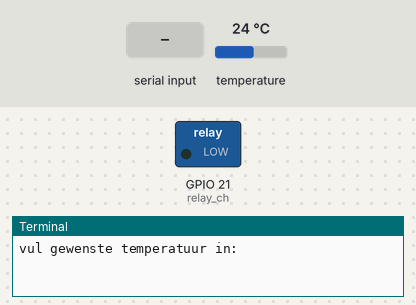
Bench run of a program on a simulated Raspberry Pi (BCM pin numbers). Parts: switched loads named in the program (green lamp = pin HIGH), the last lines printed to the terminal. The test bench sets the inputs (shaded band); at power-on: temperature 24 °C.

Above: at 1.2 s.
1.3 s: "5" typed at the terminal, then Enter
At 3.2 s:
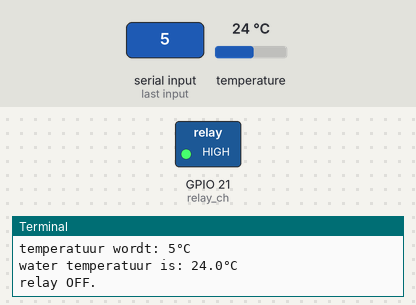
3.5 s: temperature set to 12 °C
5.0 s: temperature set to 19 °C
Timing chart, 0 to 8.0 s (numbered marks = the images above; inputs shaded):
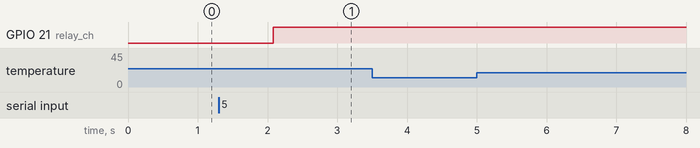

Measured:
- after the input at 1.3 s, GPIO 21 (relay_ch): LOW → HIGH after 0.78 s

The program:

controller_v1.py
```python
import time
import RPi.GPIO as GPIO
import datetime
import os
import glob

def read_temp_raw():
	os.system('modprobe w1-gpio')
	os.system('modprobe w1-therm')

	base_dir = '/sys/bus/w1/devices/'
	device_folder = glob.glob(base_dir + '28*')[0]
	device_file = device_folder + '/w1_slave'

	f = open(device_file, 'r')
	lines = f.readlines()
	f.close()

	temp_pos = lines[1].find("t=")
	temperature = lines[1][temp_pos:temp_pos+7]
	temperature_cut = temperature[2:]

	temperature_float = float(temperature_cut)
	return temperature_float/1000


def relayOn(switch: bool):
	relay_ch = 21
	try:
		GPIO.setwarnings(False)
		GPIO.setmode(GPIO.BCM)
		GPIO.setup(relay_ch, GPIO.OUT)


		if switch == True:
			GPIO.output(relay_ch, GPIO.LOW)
			print("relay ON.")

		if switch == False:
			GPIO.output(relay_ch, GPIO.HIGH)
			print("relay OFF.")


	except:
		print("error")


def verwamingselementAan():
	relayOn(True)

def verwamingselementUit():
	relayOn(False)

# de gebruiker vult de gewenste temperatuur in.
gewensteTemperatuur = int(input('vul gewenste temperatuur in: '))
print(f'temperatuur wordt: {gewensteTemperatuur}°C')

while True:
	# meet de huidige temperatuur van het water
	waterTemperatuur = read_temp_raw()
	print(f'water temperatuur is: {waterTemperatuur}°C')
	# als temperatuur lager is dan gewenste temperatuur
	if waterTemperatuur < gewensteTemperatuur:
		# dan: schakel verwarmingselement aan
		verwamingselementAan()
	# anders: schakel verwarmingselement uit
	else :
		verwamingselementUit()
	# wacht een paar seconden


	time.sleep(0.5)
	# herhaal r. 14-23

GPIO.cleanup()
```
